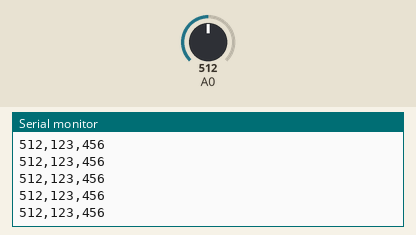
The sketch below on a simulated Arduino Uno, built with avr-gcc and run on an emulated ATmega328P. Parts: the last lines printed to the serial monitor. The test bench sets the inputs (shaded band); at power-on: A0 = 512.

Above: at 1.2 s.
1.3 s: A0 set to 716
At 1.31 s:
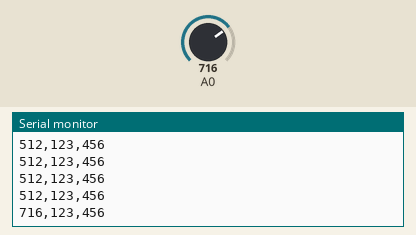
2.8 s: A0 set to 900
At 2.82 s:
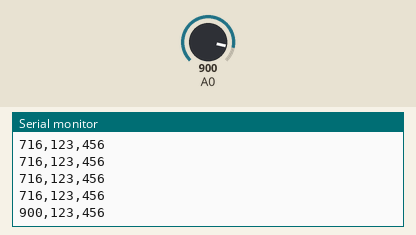
Timing chart, 0 to 5.8 s (numbered marks = the images above; inputs shaded):
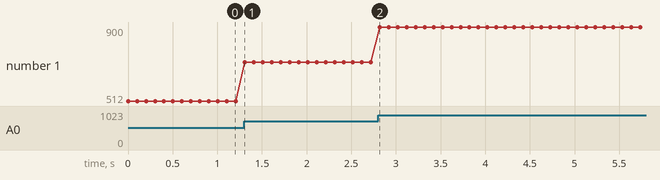

The sketch:

arduino_serial_toText3.ino
```cpp
// Sends 3 numerical values to the serial port

void setup() {
  // put your setup code here, to run once:
  Serial.begin(9600);

  pinMode(A0, INPUT);
}


void loop() {

  // SEND TO COMPUTER 3 integer values separated by comma

  int data0 = analogRead(A0);
  int data1 = 123;
  int data2 = 456;

  Serial.print(data0);
  Serial.print(",");
  Serial.print(data1);
  Serial.print(",");
  Serial.print(data2);
  Serial.println();

  delay(100); // a bit of delay so the communication buffer doesn't get overloaded
}
```

Measured:
- after the input at 1.3 s, the serial monitor: prints a new line at once (image 1)
- after the input at 2.8 s, the serial monitor: prints a new line at once (image 2)
- plotted number 1: 512 → 716 after the input at 1.3 s, 716 → 900 after the input at 2.8 s
